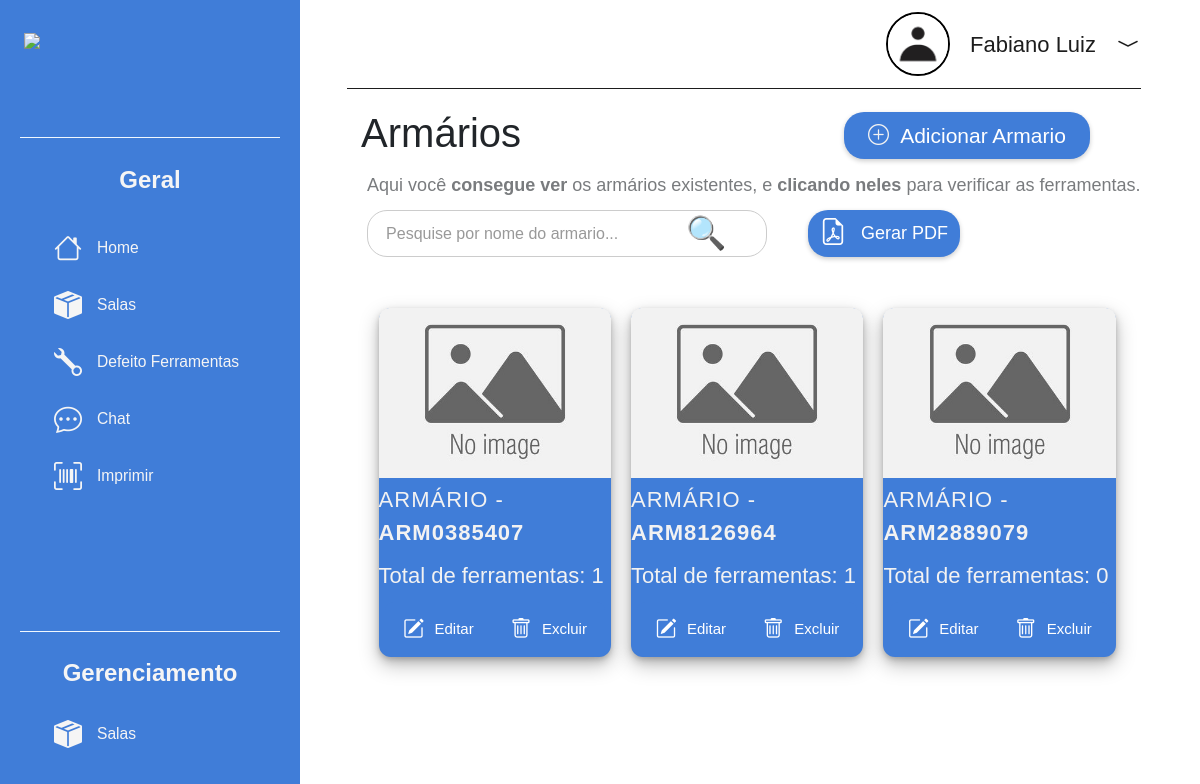
Page /gerenciamento/armario/1 (signed in) on the earlier database version.
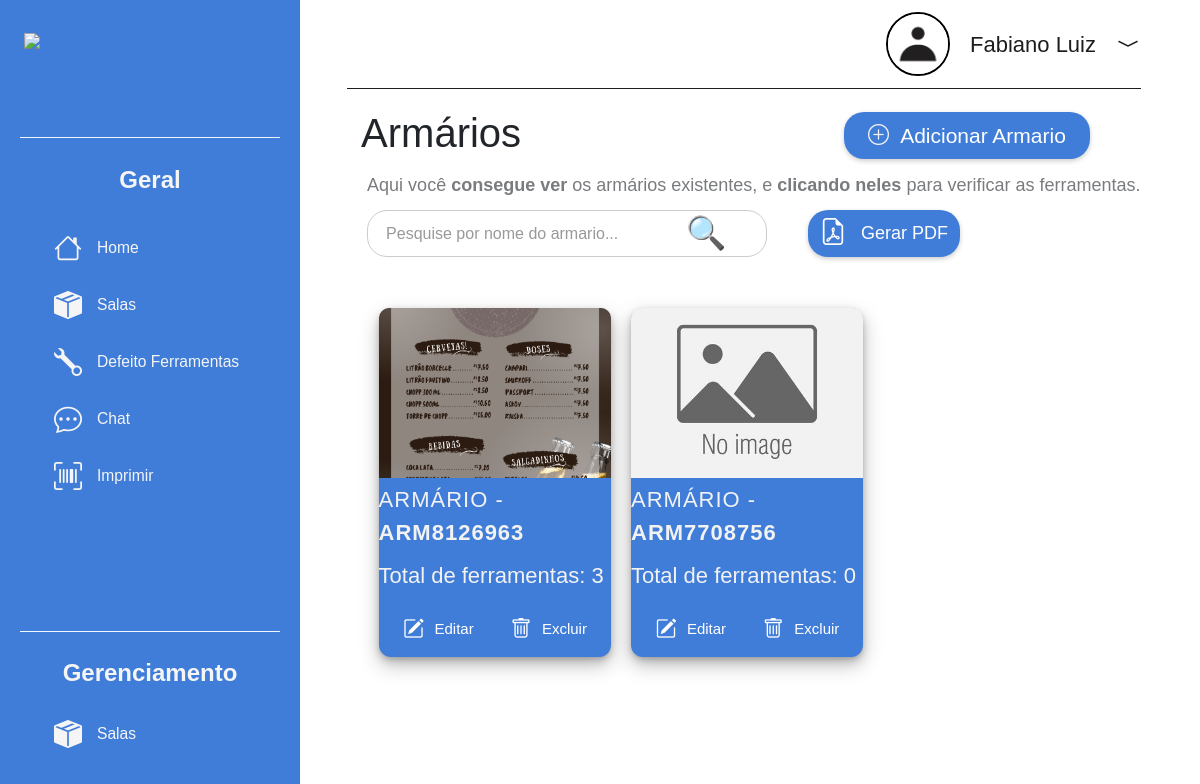
Same page on the later database version.
### app/models.py (models this page shows, shortened)
class Armario(db.Model):
    id_armario = db.Column(db.Integer, primary_key=True)
    numero = db.Column(db.String, default=1)
    capacidade_ferramentas = db.Column(db.Integer, nullable=False, default=0)
    foto_armario = db.Column(db.String, nullable=True)
    sala_id = db.Column(db.Integer, db.ForeignKey('salas.id_salas'), nullable=False)

### app/views.py (the view, shortened to what this page needs)
@app.route('/gerenciamento/armario/<int:sala_id>', methods=['GET', 'POST'])
@login_required
def gerenciamento_armarios(sala_id):
    armarios = Armario.query.filter_by(sala_id=sala_id).all()
    sala = Salas.query.get_or_404(sala_id)
    ferramentas_por_armario = {armario.id_armario: Ferramentas.contar_ferramentas_no_armario(armario.id_armario) for armario in armarios}
    form = EditarInformacoesArmario()
    return render_template(
        "gerenciamentoArmarios.html",
        armarios=armarios,
        sala_id=sala_id,
        ferramentas_por_armario=ferramentas_por_armario,
        form=form
    )

### app/forms.py (shortened to what this page needs)
class EditarInformacoesArmario(FlaskForm):
    numero = StringField("Numero do Armario", validators=[DataRequired()])
    capacidade_ferramentas = StringField('Quantas ferramentas tem a sala')
    foto_armario = FileField('Foto do Armario')
    submit = SubmitField('Salvar Alterações')

### app/models.py (called while the page is built)
@login_manager.user_loader
def load_user(user_id):
    return User.query.get(user_id)

    def puxar_nome(self):
        return self.nome

    def obter_foto(self):
        if self.foto:
            return url_for('static', filename='uploads/perfil/' + self.foto)
        else:
            return url_for('static', filename='imgs/defaultPeople.png')

    def contar_ferramentas_no_armario(armario_id):
        return Ferramentas.query.filter_by(armario_id=armario_id).count()

### app/views.py (called while the page is built)
@app.context_processor
def inject_user():
    return dict(current_user=current_user)

### app/templates/gerenciamentoArmarios.html (shortened to what this page needs)
{% extends 'base.html' %}
{% block content %}
{% include 'navbar.html' %}
<main>
    <div class="container">
        <h1 class="main-title">Armários</h1>
        <article class="btns">
            <a href="javascript:void(0)" id="openPopup">
                <div class="btn-geral">
                    <span class="iconSalas"><i class="bi bi-plus-circle"></i></span>
                    <p class="txt-salas">Adicionar Armario</p>
                </div>
            </a>
        </article>
    </div>
    <p class="desc_txt">Aqui você <strong>consegue ver</strong> os armários existentes, e <strong>clicando
            neles</strong> para verificar as ferramentas.</p>
    <div class="search-container">
        <input type="text" id="searchInput" class="search-input" placeholder="Pesquise por nome do armario..." />
        <span class="search-icon">&#x1F50D;</span>
        <button id="generatePdfButton" class="btn-geral">
            <i class="bi bi-file-earmark-pdf"></i>
            Gerar PDF
        </button>
    </div>
    <div class="wrapper_boxs">
        {% for armario in armarios %}
        <div class="box" data-armario-id="{{ armario.id_armario }}">
            <div class="group">
                <a href="{{ url_for('gerenciamento_ferramentas', armario_id=armario.id_armario) }}">
                    <img class="image"
                         src="{{ url_for('serve_armario_file', filename=armario.foto_armario) if armario.foto_armario else url_for('static', filename='imgs/defaultImage.jpg') }}" />
                    <div class="txts_wrapper">
                        <p class="text-wrapper">Armário - <span class="bold-search">{{ armario.numero }}</span></p>
                        <p>Total de ferramentas: <span>{{ ferramentas_por_armario[armario.id_armario] }}</span></p>
                        <div class="action-buttons">
                            <a href="#" class="edit-btn">
                                <i class="bi bi-pencil-square"></i> Editar
                            </a>
                            <a href="#" class="delete-btn" data-armario-id="{{ armario.id_armario }}">
                                <i class="bi bi-trash"></i> Excluir
                            </a>
                        </div>
                    </div>
                </a>
            </div>
        </div>
        {% endfor %}
    </div>
</main>
{% endblock %}

Differences in the rows shown:
removed Armario: numero "ARM0385407", id_armario "1"
removed Armario: numero "ARM2889079", ferramentas_por_armario "0"
changed Armario: foto_armario: picture added in place of a placeholder; numero "ARM8126964" → "ARM8126963"; sala "1" → "3"
added Armario: numero "ARM7708756", ferramentas_por_armario "0"
